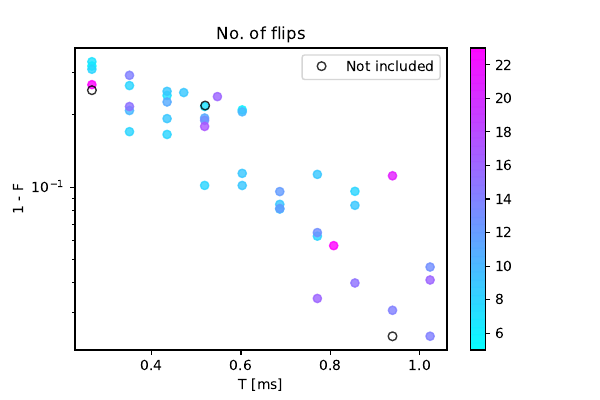

Write Python code to recreate this figure.
"""
We define in this script a shake to be a directional flip (a "flip")
"""
import matplotlib.pyplot as plt

def main():
    combinations = [(2, 0.5), (3, 0.33), (3,0.5), (4,0.4), (5,0.15)]
    scale = 0.5/0.36537 #Conversion scale for time --> Time[ms]

    basefilename = "QM2Clustering"

    Ts = {}
    infs = {}

    for comb in combinations:
        k, A = comb
        # Open file, skip first 2 lines
        filename = basefilename + "k" + str(k) + "A" + str(A) + ".txt"
        try:
            data = open(filename, 'r')
        except IOError:
            continue
        data.readline()
        data.readline()
        line = data.readline()
        while(line):
            words = line.split("\t")
            # Find shake in data
            shakeidx = 3
            try:
                shakes = int(words[shakeidx])
            except ValueError:
                # Undefined are assigned -1
                shakes = -1
            
            ctrltime = float(words[0])
            infidelity = 1 - float(words[1])
            
            # Append data in dict
            if shakes in Ts:
                Ts[shakes].append(ctrltime*scale)
                infs[shakes].append(infidelity)
            else:                        # Create new dict entry if first entry
                Ts[shakes] = [ctrltime*scale]
                infs[shakes] = [infidelity]
            line = data.readline()
        data.close()
    
    sortedKeys = sorted(list(Ts.keys()))       #sort keys
    shakeDiff = sortedKeys[-1]-sortedKeys[1]
    
    #plot data
    fig, ax = plt.subplots()
    cmap = plt.cm.get_cmap('cool')
    # Write plotting data into one big list
    plotTime = [] #Ts[-1]
    plotInf = [] #infs[-1]
    plotCol = [] #['k']*len(Ts[-1]) # Undefined data are black
    for key in sortedKeys[1:]:
        plotTime += Ts[key]
        plotInf += infs[key]
        plotCol += [key]*len(Ts[key])

    im = ax.scatter(plotTime, plotInf,c=plotCol, 
                    cmap=cmap, vmin=sortedKeys[1], 
                    vmax=sortedKeys[-1], alpha=0.8)
    fig.colorbar(im)
    ax.plot(Ts[-1],infs[-1],'.k',alpha=0.8, fillstyle='none',
            label='Not included', markersize=12.5)
    
    # Edit fig
    ax.set(xlabel="T [ms]", 
           yscale="log", 
           ylabel="1 - F",
           title="No. of flips")
    
    ax.legend(loc="best")
    # Save fig
    fig.savefig("flips.pdf")
    fig.savefig("flips.png")
    
    return 0

if __name__ == "__main__":
    main()
